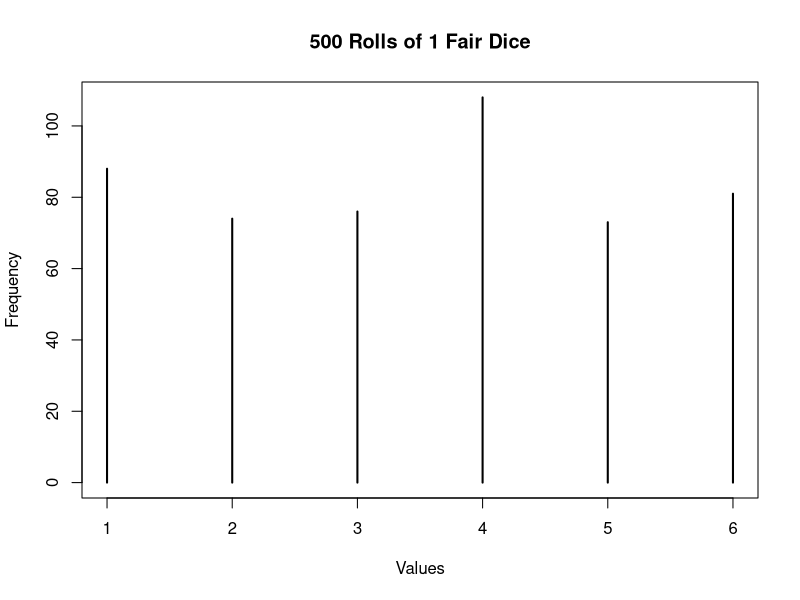
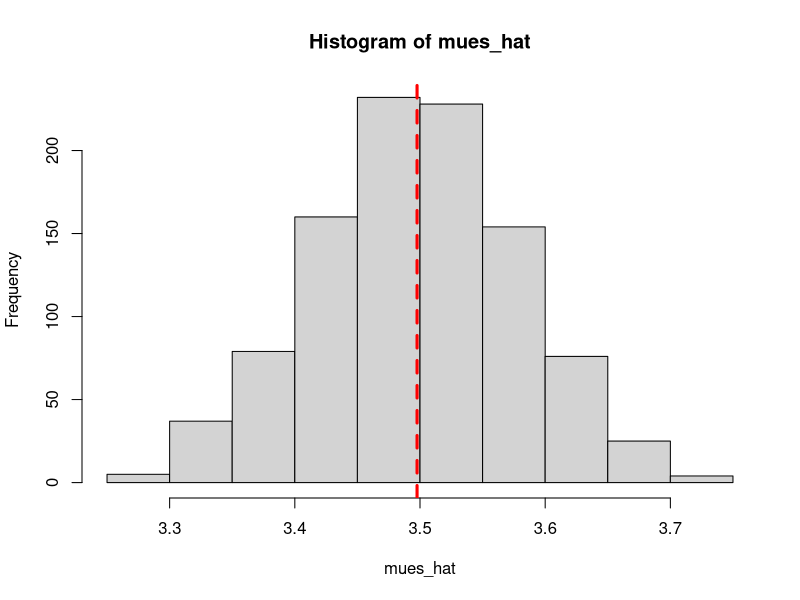

R code for these plots, in order:
# This code is a demonstration of what the Standard Error of an average is: the standard deviation of the estimate of the mean 
# across "infinite" samples. 

set.seed(13232)

# Theoretical parameters
mu = 3.5
sigma = (105/36)^(1/2)
n = 500



# Our sample: a random sample of dice throws 

our_sample <- sample(x = 1:6, size = n, replace = TRUE)
plot(table(our_sample), xlab = 'Values', ylab = 'Frequency', main = '500 Rolls of 1 Fair Dice')
mean(our_sample)


#  Demonstration of the distrution of mu_hat across 1000 samples.

mues_hat = NULL

for (i in 1:1000) {
  
  a_sample <- sample(x = 1:6, size = 500, replace = TRUE)
  mu_hat <- mean(a_sample) 
  mues_hat <- c(mues_hat,mu_hat)
  
}


# Mean and SD of mu_hat 

mean_mu_hat <- mean(mues_hat)
sd_mu_hat  <- sd(mues_hat)

# mean of mu_hat  = mu
mean_mu_hat; mu

# sd of mu_hat  = sigma/sqrt(n)
sd_mu_hat; sigma/sqrt(n)

# Distribution of mu_hat: approximately normal
hist(mues_hat)
abline(v = mean(mues_hat), col="red", lwd=3, lty=2)
